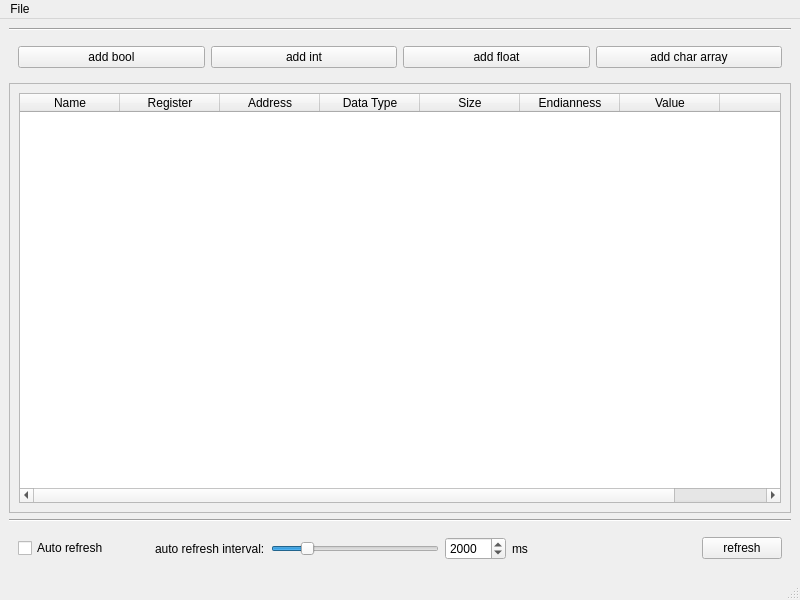
<?xml version="1.0" encoding="UTF-8"?>
<ui version="4.0">
 <class>InspectSHM</class>
 <widget class="QMainWindow" name="InspectSHM">
  <property name="geometry">
   <rect>
    <x>0</x>
    <y>0</y>
    <width>800</width>
    <height>600</height>
   </rect>
  </property>
  <property name="windowTitle">
   <string>MainWindow</string>
  </property>
  <widget class="QWidget" name="centralwidget">
   <layout class="QGridLayout" name="gridLayout">
    <item row="2" column="0">
     <widget class="QWidget" name="widget" native="true">
      <layout class="QGridLayout" name="gridLayout_2">
       <item row="1" column="3">
        <widget class="QPushButton" name="button_add_char_array">
         <property name="text">
          <string>add char array</string>
         </property>
        </widget>
       </item>
       <item row="1" column="1">
        <widget class="QPushButton" name="button_add_int">
         <property name="text">
          <string>add int</string>
         </property>
        </widget>
       </item>
       <item row="1" column="2">
        <widget class="QPushButton" name="button_add_float">
         <property name="text">
          <string>add float</string>
         </property>
        </widget>
       </item>
       <item row="1" column="0">
        <widget class="QPushButton" name="button_add_bool">
         <property name="text">
          <string>add bool</string>
         </property>
        </widget>
       </item>
      </layout>
     </widget>
    </item>
    <item row="4" column="0">
     <widget class="Line" name="line_2">
      <property name="orientation">
       <enum>Qt::Horizontal</enum>
      </property>
     </widget>
    </item>
    <item row="1" column="0">
     <widget class="Line" name="line">
      <property name="orientation">
       <enum>Qt::Horizontal</enum>
      </property>
     </widget>
    </item>
    <item row="3" column="0">
     <widget class="QScrollArea" name="scrollArea">
      <property name="widgetResizable">
       <bool>true</bool>
      </property>
      <widget class="QWidget" name="scrollAreaWidgetContents">
       <property name="geometry">
        <rect>
         <x>0</x>
         <y>0</y>
         <width>784</width>
         <height>409</height>
        </rect>
       </property>
       <layout class="QGridLayout" name="gridLayout_3">
        <item row="0" column="0">
         <widget class="QTableWidget" name="data_table">
          <property name="editTriggers">
           <set>QAbstractItemView::NoEditTriggers</set>
          </property>
          <property name="alternatingRowColors">
           <bool>true</bool>
          </property>
          <property name="sortingEnabled">
           <bool>true</bool>
          </property>
          <column>
           <property name="text">
            <string>Name</string>
           </property>
          </column>
          <column>
           <property name="text">
            <string>Register</string>
           </property>
          </column>
          <column>
           <property name="text">
            <string>Address</string>
           </property>
          </column>
          <column>
           <property name="text">
            <string>Data Type</string>
           </property>
          </column>
          <column>
           <property name="text">
            <string>Size</string>
           </property>
          </column>
          <column>
           <property name="text">
            <string>Endianness</string>
           </property>
          </column>
          <column>
           <property name="text">
            <string>Value</string>
           </property>
          </column>
          <column>
           <property name="text">
            <string/>
           </property>
          </column>
         </widget>
        </item>
       </layout>
      </widget>
     </widget>
    </item>
    <item row="5" column="0">
     <widget class="QWidget" name="widget_2" native="true">
      <layout class="QGridLayout" name="gridLayout_4">
       <item row="0" column="0">
        <widget class="QCheckBox" name="auto_refresh">
         <property name="text">
          <string>Auto refresh</string>
         </property>
        </widget>
       </item>
       <item row="0" column="1">
        <spacer name="horizontalSpacer_6">
         <property name="orientation">
          <enum>Qt::Horizontal</enum>
         </property>
         <property name="sizeType">
          <enum>QSizePolicy::Fixed</enum>
         </property>
         <property name="sizeHint" stdset="0">
          <size>
           <width>40</width>
           <height>20</height>
          </size>
         </property>
        </spacer>
       </item>
       <item row="0" column="3">
        <widget class="QSlider" name="slider_interval">
         <property name="minimum">
          <number>100</number>
         </property>
         <property name="maximum">
          <number>10000</number>
         </property>
         <property name="singleStep">
          <number>100</number>
         </property>
         <property name="pageStep">
          <number>1000</number>
         </property>
         <property name="value">
          <number>2000</number>
         </property>
         <property name="orientation">
          <enum>Qt::Horizontal</enum>
         </property>
        </widget>
       </item>
       <item row="0" column="4">
        <widget class="QSpinBox" name="spinbox_interval">
         <property name="minimum">
          <number>100</number>
         </property>
         <property name="maximum">
          <number>10000</number>
         </property>
         <property name="singleStep">
          <number>100</number>
         </property>
         <property name="value">
          <number>2000</number>
         </property>
        </widget>
       </item>
       <item row="0" column="2">
        <widget class="QLabel" name="label_5">
         <property name="text">
          <string>auto refresh interval:</string>
         </property>
        </widget>
       </item>
       <item row="0" column="7">
        <widget class="QPushButton" name="button_refresh">
         <property name="text">
          <string>refresh</string>
         </property>
        </widget>
       </item>
       <item row="0" column="6">
        <spacer name="horizontalSpacer_5">
         <property name="orientation">
          <enum>Qt::Horizontal</enum>
         </property>
         <property name="sizeHint" stdset="0">
          <size>
           <width>40</width>
           <height>20</height>
          </size>
         </property>
        </spacer>
       </item>
       <item row="0" column="5">
        <widget class="QLabel" name="label_6">
         <property name="text">
          <string>ms</string>
         </property>
        </widget>
       </item>
      </layout>
     </widget>
    </item>
   </layout>
  </widget>
  <widget class="QMenuBar" name="menubar">
   <property name="geometry">
    <rect>
     <x>0</x>
     <y>0</y>
     <width>800</width>
     <height>30</height>
    </rect>
   </property>
   <widget class="QMenu" name="menuFile">
    <property name="title">
     <string>File</string>
    </property>
    <addaction name="actionSave_config"/>
    <addaction name="actionLoad_config"/>
    <addaction name="separator"/>
    <addaction name="actionExport_values"/>
   </widget>
   <addaction name="menuFile"/>
  </widget>
  <widget class="QStatusBar" name="statusbar"/>
  <action name="actionSave_config">
   <property name="text">
    <string>Save config</string>
   </property>
  </action>
  <action name="actionLoad_config">
   <property name="text">
    <string>Load config</string>
   </property>
  </action>
  <action name="actionExport_values">
   <property name="text">
    <string>Export values</string>
   </property>
  </action>
 </widget>
 <resources/>
 <connections/>
</ui>
